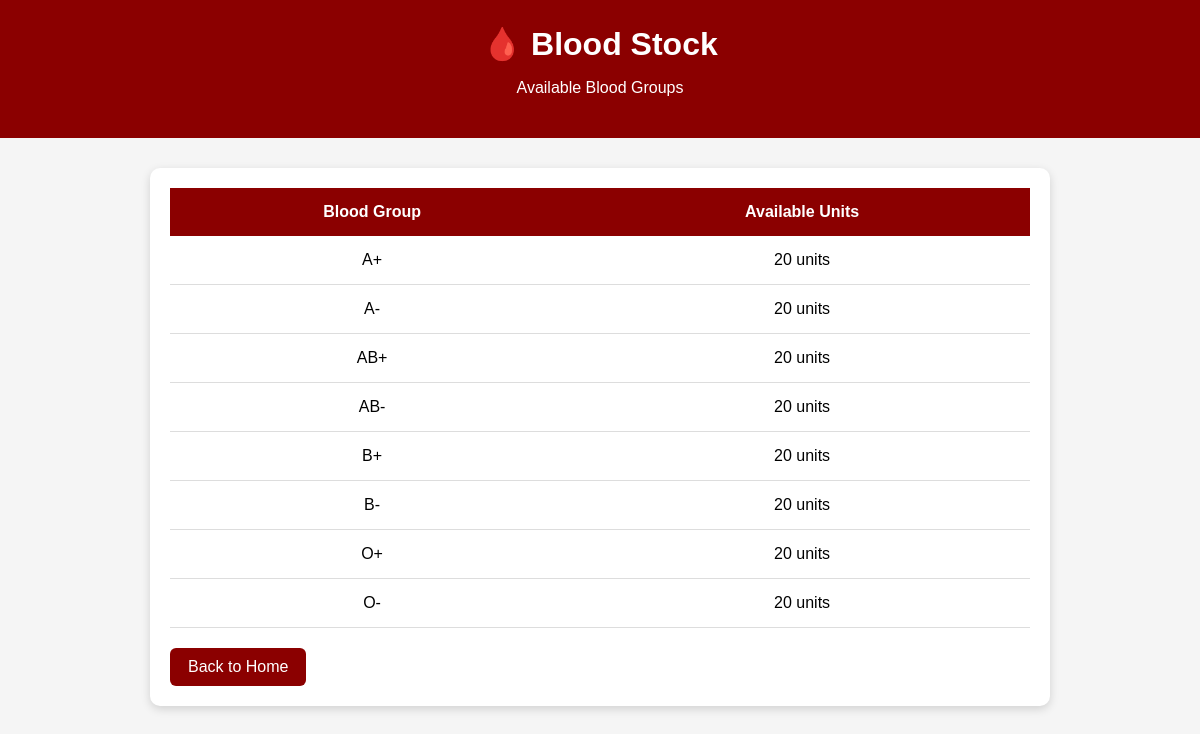
/stock/, run on the app's committed database.
### bank/models.py (models this page shows, shortened)
class BloodStock(models.Model):
    blood_group = models.CharField(max_length=5, unique=True)
    quantity = models.IntegerField(default=0)

### bank/views.py (the view)
# urls.py: path('stock/', stock_view, name='stock'),
def stock_view(request):
    stocks = BloodStock.objects.all().order_by("blood_group")
    return render(request, 'stock.html', {
        'stocks': stocks
    })

### templates/stock.html (shortened to what this page needs)
<!DOCTYPE html>
<html>
<head>
</head>
<body>
<header>
    <h1>🩸 Blood Stock</h1>
    <p>Available Blood Groups</p>
</header>
<div class="container">
    <div class="stock-box">
        <table>
            <tr>
                <th>Blood Group</th>
                <th>Available Units</th>
            </tr>
            {% for stock in stocks %}
            <tr>
                <td>{{ stock.blood_group }}</td>
                <td>{{ stock.quantity }} units</td>
            </tr>
            {% empty %}
            <tr>
                <td colspan="2">
                    No blood stock available.
                </td>
            </tr>
            {% endfor %}
        </table>
        <a href="/" class="button">
            Back to Home
        </a>
    </div>
</div>
</body>
</html>

### templates/stock.html (style rules this page uses)
body { margin: 0; font-family: Arial, sans-serif; background-color: #f5f5f5; }
header { background-color: #8b0000; color: white; text-align: center; padding: 25px; }
header h1 { margin: 0; }
.container { width: 90%; max-width: 900px; margin: 30px auto; }
.stock-box { background-color: white; padding: 20px; border-radius: 10px; box-shadow: 0 3px 10px rgba(0, 0, 0, 0.15); }
table { width: 100%; border-collapse: collapse; }
th { background-color: #8b0000; color: white; padding: 15px; }
td { padding: 15px; text-align: center; border-bottom: 1px solid #ddd; }
.button { display: inline-block; padding: 10px 18px; margin-top: 20px; background-color: #8b0000; color: white; text-decoration: none; border-radius: 6px; }

### data on the page
BloodStock: blood_group "A+", quantity "20"
BloodStock: blood_group "A-", quantity "20"
BloodStock: blood_group "AB+", quantity "20"
BloodStock: blood_group "AB-", quantity "20"
BloodStock: blood_group "B+", quantity "20"
BloodStock: blood_group "B-", quantity "20"
BloodStock: blood_group "O+", quantity "20"
BloodStock: blood_group "O-", quantity "20"
